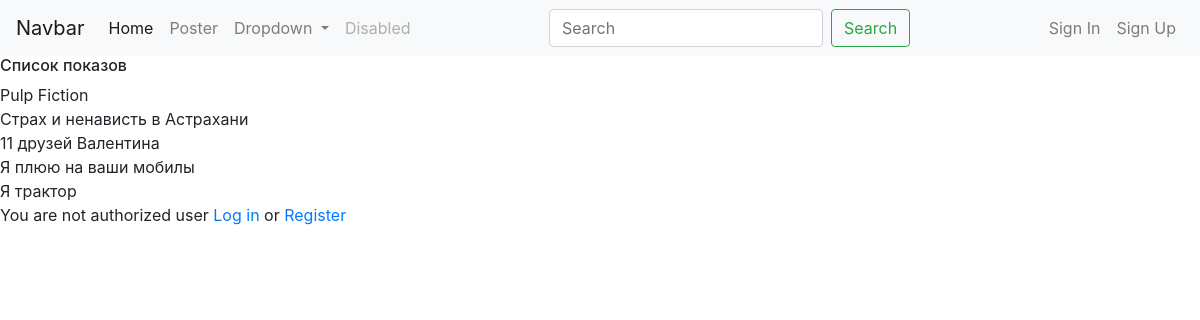
The app's page /, older data.
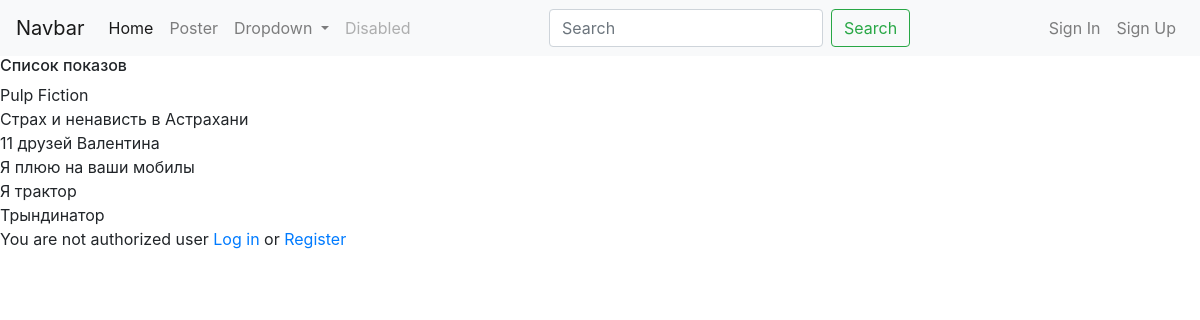
The same page, newer data.
### cinema_box_office/models.py (models this page shows, shortened)
class Session(models.Model):
    name = models.CharField(max_length=200)
    start_at = models.DateTimeField()  # не уверен что это правильное решение
    end_at = models.DateTimeField()
    rental_start_at = models.DateTimeField()
    rental_end_at = models.DateTimeField()
    ticket_price = models.DecimalField(max_digits=4, decimal_places=2)
    cinema_hall = models.ForeignKey(CinemaHall, on_delete=models.CASCADE)
    movie = models.OneToOneField(Movie, on_delete=models.CASCADE)

class Movie(models.Model):
    name = models.CharField(max_length=200)
    def __str__(self):
        return f'{self.name}'

### cinema_box_office/views.py (the view)
# urls.py: path('', Poster.as_view(), name='poster'),
class Poster(ListView):
    model = Session
    template_name = 'cinema_box_office/index.html'
    context_object_name = 'session'

### templates/cinema_box_office/index.html
{% extends 'base.html' %}
{% block content %}
    {% if request.user.is_superuser %}
    {{ Session.object.all}}
        {% include 'cinema_box_office/admin.html' %}
    {% elif not request.user.is_superuser and request.user.is_authenticated %}
        {% include 'cinema_box_office/user.html' %}
    {% else %}
        You are not authorized user <a href="{% url 'login' %}">Log in </a> or <a href="{% url 'register' %}"> Register</a>
    {% endif %}
{% endblock %}

### templates/base.html (shortened to what this page needs)
<!DOCTYPE html>
<html lang="en">
<head>
    <link rel="stylesheet" href="https://stackpath.bootstrapcdn.com/bootstrap/4.4.1/css/bootstrap.min.css"
>
</head>
<body>
    <nav class="navbar navbar-expand-lg navbar-light bg-light">
        <a class="navbar-brand" href="#">Navbar</a>
        <div class="collapse navbar-collapse" id="navbarSupportedContent">
            <ul class="navbar-nav mr-auto">
                <li class="nav-item active">
                    <a class="nav-link" href="/">Home <span class="sr-only">(current)</span></a>
                </li>
                <li class="nav-item">
                    <a class="nav-link" href="#">Poster</a>
                </li>
                <li class="nav-item dropdown">
                    <a class="nav-link dropdown-toggle" href="#" id="navbarDropdown" role="button"
                        data-toggle="dropdown" aria-haspopup="true" aria-expanded="false">
                        Dropdown
                    </a>
                </li>
                <li class="nav-item">
                    <a class="nav-link disabled" href="#" tabindex="-1" aria-disabled="true">Disabled</a>
                </li>
            </ul>
            <form class="form-inline my-2 my-lg-0">
                <input class="form-control mr-sm-2" type="search" placeholder="Search" aria-label="Search">
                <button class="btn btn-outline-success my-2 my-sm-0" type="submit">Search</button>
            </form>
            <ul class="navbar-nav ml-auto">
                {% if not request.user.is_authenticated %}
                    <a class="nav-link" href="{% url 'login' %}">Sign In</a>
                    <a class="nav-link" href="{% url 'register' %}">Sign Up</a>
                {% else %}
                    <a href="" ></a>You are logged in as {{ request.user }}</a>
                    <a href="{% url 'logout' %}">Logout</a>
                {% endif %}
            </ul>
        </div>
    </nav>
    <h6>Список показов</h6>
    {% for object in object_list %}
    <form action="{% url 'buy_ticket' %}" method="POST">
        {{ object.movie }}
    </form>
    {% endfor %}
    {% block content %}
    {% endblock %}
</body>
</html>

Row changes from the older to the newer data that the page shows:
added Session: movie "Трындинатор"
